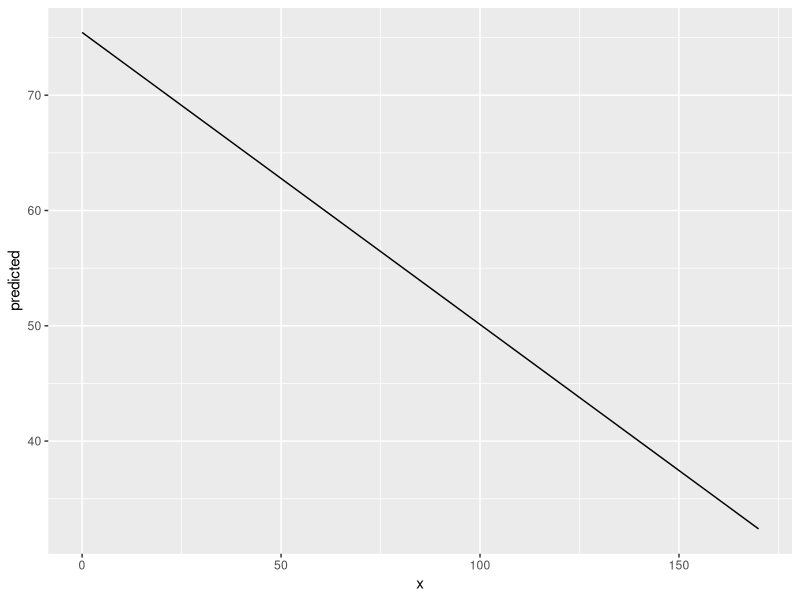
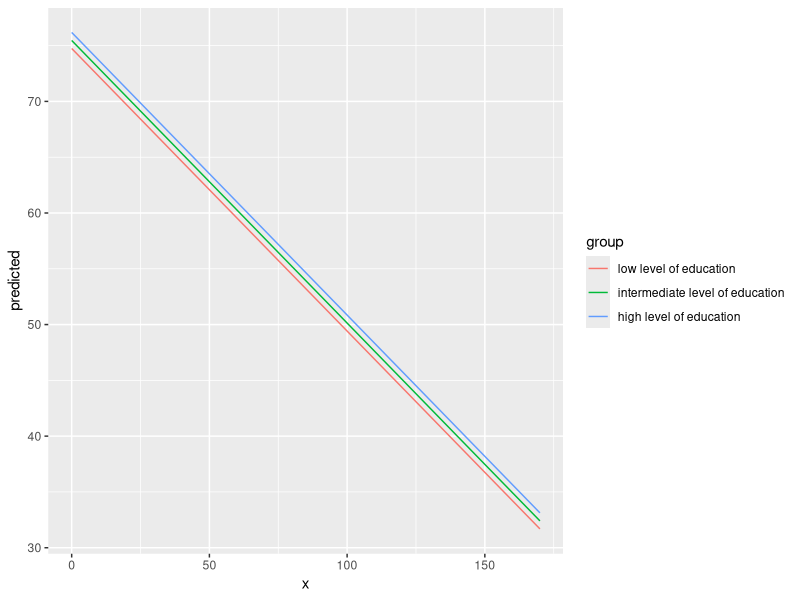
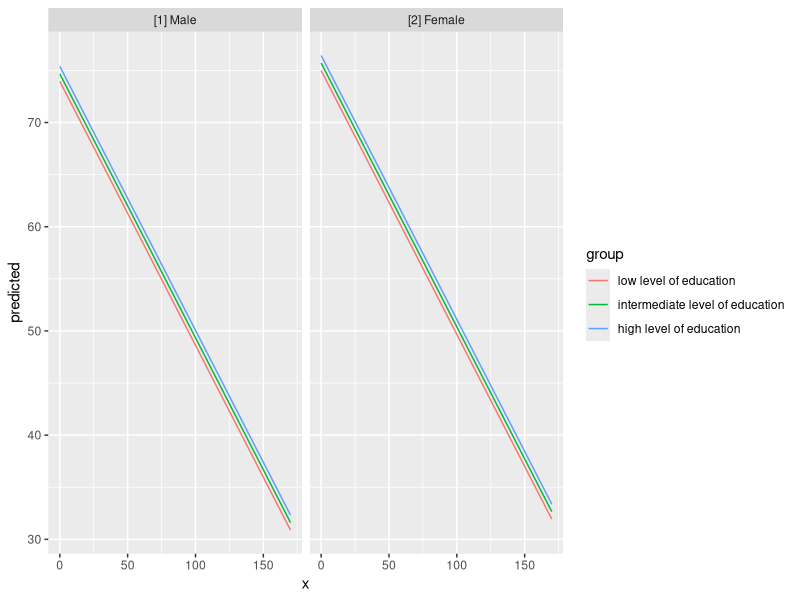
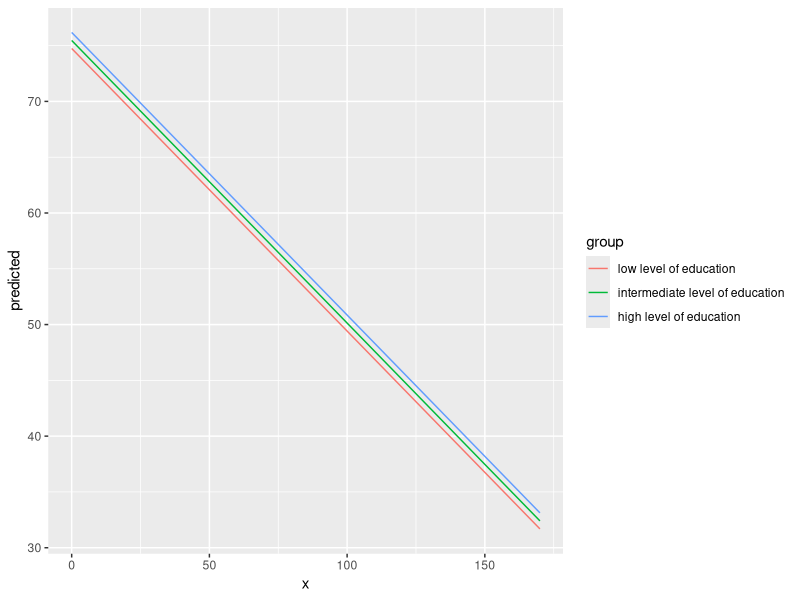

Write R code to recreate these figures, in order.
library(ggeffects)
library(ggplot2)

data(efc)
head(efc)

efc.lm <- lm(barthtot ~ c12hour + neg_c_7 + c161sex + c172code, data=efc)

### MARGINAL EFFECTS AT THE MEAN ----------------------------------------
# showing the predicted values for the response, barthtot, at each value
# of the term c12hour (averaged over the other terms in the model)
eff.mean.c12 <- ggpredict(efc.lm , terms="c12hour")
eff.mean.c12
# The terms argument accepts up to 3 model terms where the second and
# third term must indicate grouping levels. 

# Plotting this data
ggplot(eff.mean.c12, aes(x=x, y=predicted)) + geom_line()



### MARGINAL EFFECTS AT THE MEAN FOR DIFFERENT GROUPS --------------------

# Predicting c12hour at different levels of c172code
eff.marginal.c12 <- ggpredict(efc.lm, terms=c("c12hour", "c172code"))
eff.marginal.c12
unique(eff.marginal.c12$group)

ggplot(eff.marginal.c12, aes(x=x, y=predicted, colour=group)) + geom_line()


# Now defining another grouping, which creates another column named facet:
eff.marginal.facet.c12 <- ggpredict(efc.lm, terms=c("c12hour", "c172code", "c161sex"))
eff.marginal.facet.c12
unique(eff.marginal.facet.c12$group) # group = c172
unique(eff.marginal.facet.c12$facet) # facet = c161 (gender)

ggplot(eff.marginal.facet.c12, aes(x=x, predicted, colour=group)) + 
      geom_line() + facet_wrap(~facet)
# seems to be no interaction between c161 / x and x/c172



### AVERAGE  MARGINAL EFFECTS ------------------------------------------------
eff.avg.c12 <- ggaverage(efc.lm, terms=c("c12hour", "c172code"))
eff.avg.c12
ggplot(eff.avg.c12, aes(x, predicted, colour=group)) + geom_line()


## stopped at two and three way interactions: 
# https://strengejacke.wordpress.com/2017/05/24/ggeffects-create-tidy-data-frames-of-marginal-effects-for-ggplot-from-model-outputs-rstats/
